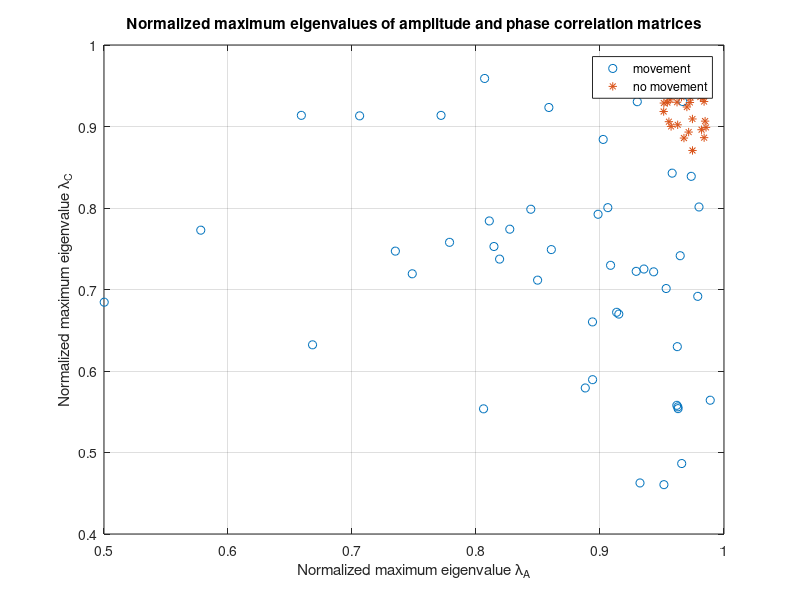
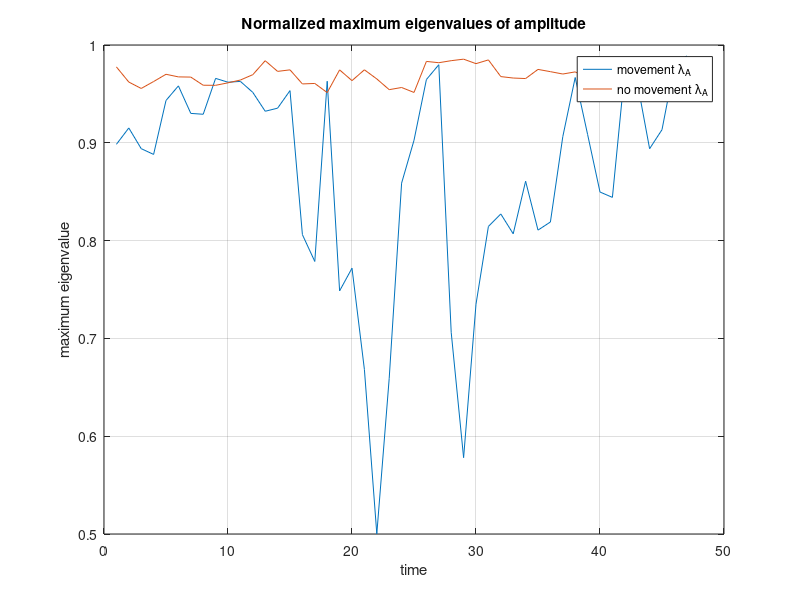
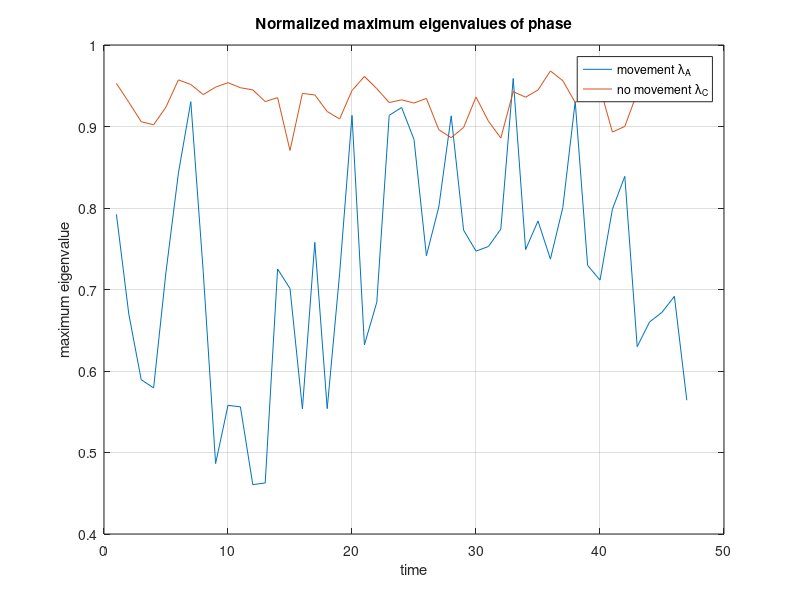

Reproduce these figures in MATLAB, in order.
clear

%load('theta.mat');  %results from sage saved in file theta.mat

N=10; %number of CSIs in each sample
N1=3; %number of samples in each time slot/window
N_tot=50;  %total number of channel measurement sample
%N_tot=size(theta,2);
group=N_tot-N1;

n=1:N_tot;
g=1:group;
H_ori=zeros(N,length(n));
H_ori_no=zeros(N,length(n));
H=zeros(N,N1,group);
A=zeros(N1,N1,group-1);
C=zeros(N1,N1,group-1);
A_no=zeros(N1,N1,group-1);
C_no=zeros(N1,N1,group-1);
lamda_a=zeros(1,group);
diff=zeros(10,10);
near=zeros(10,2);
Rc=zeros(5,group);

%%generate unrelated matrixs to simulate huamn movements
for ii=1:N_tot
    if ii==1
        for j=1:10
            H_ori(j,1)=(2/j)*rand+i*rand;  %generate the first group of CSI of 10 paths
        end
%if the difference of amplitudes of two received signals from two paths
%is less than 0.2, we reagrd these two path are so near that the change in
%one path wil have an impact on the other one
        k=1;
        for j=1:10
            for jj=1:10
                diff(j,jj)= abs(H_ori(j)-H_ori(jj));
                if j>=jj
                diff(j,jj)=0;
                end
                if diff(j,jj)>0 && diff(j,jj)<=0.2
                    near(k,:)=[j jj];
                    k=k+1;
                end
            end
        end
%with huamn activities, randomly chooseing three or four paths to change the rest keep unchanged
%maybe one more path will also be affected because of interference or
%Doppler effect
    else
        r=rand;
        if r>=0.5
            R=randperm(10,4); 
            kk=0;
                for i1=1:2
                    for j1=1:10
                        if kk==0
                            if any (R==near(j1,i1))
                                kk=1;
                                if i1==1
                                    R(5)=near(j1,2);
                                else
                                    R(5)=near(j1,1);  
                                end
                            end
                        end
                    end
                end
                if kk==0
                    R(5)=0;
                end
                Rc(:,ii-1)=R';
            for j=1:10
                if any(R==j)
                    H_ori(j,ii)=(2/j)*rand+i*rand;         
                else
                    H_ori(j,ii)=H_ori(j,ii-1)+abs(randn/10);
                end
            end
        else
            R=randperm(10,3);
            kk=0;
            for i1=1:2
                for j1=1:10
                    if kk==0
                        if any (R==near(j1,i1))
                            kk=1;
                            if i1==1
                                R(4)=near(j1,2);
                            else
                                R(4)=near(j1,1);   %to find if there is one more path being affected or not, due to Doppler
                            end
                        end
                    end
                end
            end
            R(5)=0;
            Rc(:,ii-1)=R';   %the number of path changed each time
            for j=1:10
                if any(R==j)
                    H_ori(j,ii)=(2/j)*rand+i*rand;  %the paths change
                else
                    H_ori(j,ii)=H_ori(j,ii-1)+randn/10;  %the path 
                end
            end
        end
    end
end

%H_ori=theta;  %copy the SAGE result to H

for i=1:group
    m=i;
    for j=1:N1
    H(:,j,i)=H_ori(:,m);  %put N1 samples in each time slot
    m=m+1;
    end
end

%calculate the correlation matrix A and C for amplitudes and phase of the CSI measurements
for ii=1:group
    for i=1:N1
        for j=1:N1
                temp=corrcoef(real(H(:,i,ii)),real(H(:,j,ii)));
                A(i,j,ii)=temp(1,2);
                temp=corrcoef(imag(H(:,i,ii)),imag(H(:,j,ii)));  
                C(i,j,ii)=temp(1,2);            
        end
    end
end

%extract the max eigenvlaue of matrix A and C from the normalized eigenvextors
for i=1:group
    [eigvec_a(:,:,i),val_a(:,:,i)]=eig(A(:,:,i));
    [eigvec_c(:,:,i),val_c(:,:,i)]=eig(C(:,:,i));
    temp_a=A(:,:,i)*eigvec_a(:,:,i)/N1;
    lamda_a(i)=max(temp_a(1,:)./eigvec_a(1,:,i));
    temp_c=C(:,:,i)*eigvec_c(:,:,i)/N1;
    lamda_c(i)=max(temp_c(1,:)./eigvec_c(1,:,i));
end

%%generate related matrixs to simulate no huamn movements
clear i
for ii=1:N_tot
    if ii==1
        for j=1:10
        H_ori_no(j,1)=(2/j)*rand+i*rand; %generate the first group of CSI of 10 paths
        end
    else
        for j=1:10
        H_ori_no(j,ii)=H_ori_no(j,1)+randn/10+i*(randn/10);
        end
    end
end

for i=1:group
    m=i;
    for j=1:N1
    H_no(:,j,i)=H_ori_no(:,m);  %put N1 samples in each time slot
    m=m+1;
    end
end

%calculate the correlation matrix A and C for amplitudes and phase of the CSI measurements
for ii=1:group
    for i=1:N1
        for j=1:N1
                tem=corrcoef(real(H_no(:,i,ii)),real(H_no(:,j,ii)));
                A_no(i,j,ii)=tem(1,2);
                tem=corrcoef(imag(H_no(:,i,ii)),imag(H_no(:,j,ii)));  
                C_no(i,j,ii)=tem(1,2);            
        end
    end
end

%extract the max eigenvlaue of matrix A and C from the normalized eigenvextors
for i=1:group
    [eigvec_a_no(:,:,i),val_a_no(:,:,i)]=eig(A_no(:,:,i));
    [eigvec_c_no(:,:,i),val_c_no(:,:,i)]=eig(C_no(:,:,i));
    tem_a=A_no(:,:,i)*eigvec_a_no(:,:,i)/N1;
    lamda_a_no(i)=max(tem_a(1,:)./eigvec_a_no(1,:,i));
    tem_c=C_no(:,:,i)*eigvec_c_no(:,:,i)/N1;
    lamda_c_no(i)=max(tem_c(1,:)./eigvec_c_no(1,:,i));
end


figure;
plot(lamda_a,lamda_c,'o');
xlabel('Normalized maximum eigenvalue \lambda_{A}');
ylabel('Normalized maximum eigenvalue \lambda_{C}');
title('Normalized maximum eigenvalues of amplitude and phase correlation matrices');
grid on
hold on
plot(lamda_a_no,lamda_c_no,'*');
legend('movement','no movement');

figure;
plot(g,lamda_a);
hold on;
plot(g,lamda_a_no);
legend('movement \lambda_{A}','no movement \lambda_{A}');
xlabel('time');
ylabel('maximum eigenvalue');
title('Normalized maximum eigenvalues of amplitude');
grid on

figure;
plot(g,lamda_c);
hold on;
plot(g,lamda_c_no);
legend('movement \lambda_{A}','no movement \lambda_{C}');
xlabel('time');
ylabel('maximum eigenvalue');
title('Normalized maximum eigenvalues of phase');
grid on
